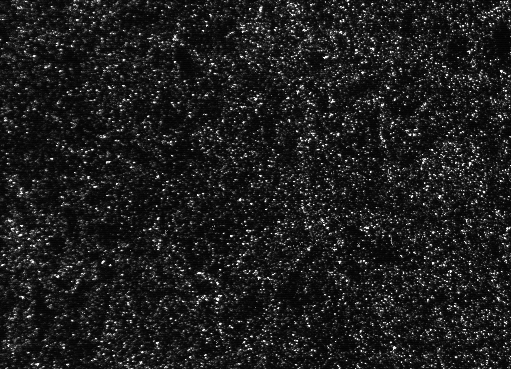
#> input picture mylib/openpiv/examples/test1/exp1_001_a.bmp, 511 x 369 px
$ jupyter execute --allow-errors tutorial1.ipynb   (shell and % lines are left out)
#> lines starting #> are read from the running program, lines starting #| are printed output that depends on the picture
### mylib/openpiv/tools.py
#!/usr/bin/env python
"""The openpiv.tools module is a collection of utilities and tools.
"""

__licence__ = """
Copyright (C) 2011  www.openpiv.net

This program is free software: you can redistribute it and/or modify
it under the terms of the GNU General Public License as published by
the Free Software Foundation, either version 3 of the License, or
(at your option) any later version.

This program is distributed in the hope that it will be useful,
but WITHOUT ANY WARRANTY without even the implied warranty of
MERCHANTABILITY or FITNESS FOR A PARTICULAR PURPOSE.  See the
GNU General Public License for more details.

You should have received a copy of the GNU General Public License
along with this program.  If not, see <http://www.gnu.org/licenses/>.
"""

import glob
import sys
import os.path
import multiprocessing

import numpy as np
import matplotlib.pyplot as plt
import matplotlib.patches as pt
# from builtins import range
from imageio import imread as _imread, imsave as _imsave


def display_vector_field(filename, on_img=False, image_name='None',
                         window_size=32, scaling_factor=1, widim=False,
                         ax=None, **kw):
    """ Displays quiver plot of the data stored in the file


    Parameters
    ----------
    filename :  string
        the absolute path of the text file

    on_img : Bool, optional
        if True, display the vector field on top of the image provided by
        image_name

    image_name : string, optional
        path to the image to plot the vector field onto when on_img is True

    window_size : int, optional
        when on_img is True, provide the interrogation window size to fit the
        background image to the vector field

    scaling_factor : float, optional
        when on_img is True, provide the scaling factor to scale the background
        image to the vector field

    widim : bool, optional, default is False
        when widim == True, the y values are flipped, i.e. y = y.max() - y

    Key arguments   : (additional parameters, optional)
        *scale*: [None | float]
        *width*: [None | float]


    See also:
    ---------
    matplotlib.pyplot.quiver


    Examples
    --------
    --- only vector field
    >>> openpiv.tools.display_vector_field('./exp1_0000.txt',scale=100,
                                           width=0.0025)

    --- vector field on top of image
    >>> openpiv.tools.display_vector_field('./exp1_0000.txt', on_img=True,
                                          image_name='exp1_001_a.bmp',
                                          window_size=32, scaling_factor=70,
                                          scale=100, width=0.0025)

    """

    a = np.loadtxt(filename)
    if ax is None:
        fig, ax = plt.subplots()
    else:
        fig = ax.get_figure()

    if on_img is True:  # plot a background image
        im = imread(image_name)
        im = negative(im)  # plot negative of the image for more clarity
        # imsave('neg.tif', im)
        # im = imread('neg.tif')
        xmax = np.amax(a[:, 0])+window_size/(2*scaling_factor)
        ymax = np.amax(a[:, 1])+window_size/(2*scaling_factor)
        ax.imshow(im, origin='lower', cmap="Greys_r",
                  extent=[0., xmax, 0., ymax])
        plt.draw()

    if widim is True:
        a[:, 1] = a[:, 1].max() - a[:, 1]

    invalid = a[:, 4].astype('bool')  # mask
    # fig.canvas.set_window_title('Vector field,
    #       '+str(np.count_nonzero(invalid))+' wrong vectors')
    valid = ~invalid
    ax.quiver(a[invalid, 0], a[invalid, 1], a[invalid, 2], a[invalid, 3],
              color='r', **kw)
    ax.quiver(a[valid, 0], a[valid, 1], a[valid, 2], a[valid, 3], color='b',
              **kw)
#     if on_img is False:
    ax.invert_yaxis()

    plt.show()

    return fig, ax


def imread(filename, flatten=0):
    """Read an image file into a numpy array
    using imageio.imread

    Parameters
    ----------
    filename :  string
        the absolute path of the image file
    flatten :   bool
        True if the image is RGB color or False (default) if greyscale

    Returns
    -------
    frame : np.ndarray
        a numpy array with grey levels


    Examples
    --------

    >>> image = openpiv.tools.imread( 'image.bmp' )
    >>> print image.shape
        (1280, 1024)


    """
#> called with filename = '../test1/exp1_001_a.bmp', flatten = 0
    im = _imread(filename)
#> im is the input picture: shape (369, 511); min 0, max 250, mean 29.4
    if np.ndim(im) > 2:
        im = rgb2gray(im)

    return im


def rgb2gray(rgb):
    return np.dot(rgb[..., :3], [0.299, 0.587, 0.144])


# [201 lines left out: functions imsave, convert16bitsTIF, mark_background, mark_background2, edges, find_reflexions and 3 more, not called in this run]

class Multiprocesser():
    # [162 lines left out: functions __init__, run, negative, display_windows_sampling, not called in this run]


### mylib/openpiv/examples/notebooks/tutorial1.ipynb
# OpenPIV tutorial 1

In this tutorial we read the pair of images using `imread`, compare them visually
and process using OpenPIV. Here the import is using directly the basic functions and methods

[cell 1]
from openpiv import tools, validation, filters, scaling, pyprocess
# from openpiv import tools, process, validation, filters, scaling
import numpy as np
import matplotlib.pyplot as plt

import imageio

[cell 2]
frame_a  = tools.imread( '../test1/exp1_001_a.bmp' )
frame_b  = tools.imread( '../test1/exp1_001_b.bmp' )
#> call 2 of imread, with filename = '../test1/exp1_001_b.bmp', flatten = 0
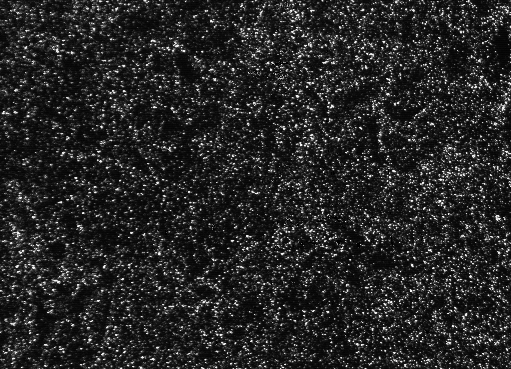
#> input picture mylib/openpiv/examples/test1/exp1_001_b.bmp, 511 x 369 px
#> in imread, im is the input picture: shape (369, 511); min 0, max 249, mean 37.4

[cell 3]
fig,ax = plt.subplots(1,2,figsize=(12,10))
ax[0].imshow(frame_a,cmap=plt.cm.gray)
ax[1].imshow(frame_b,cmap=plt.cm.gray)
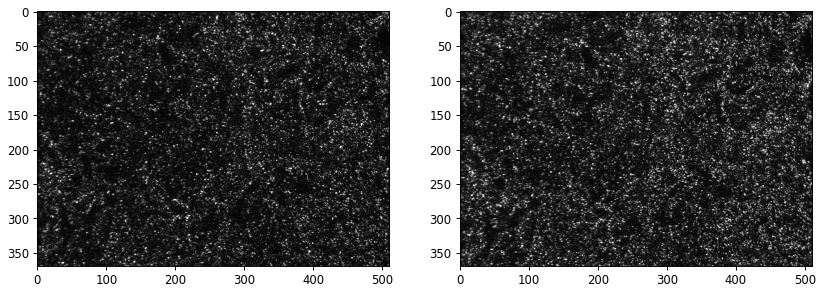
#> figure drawn by matplotlib, 2 panels

[cell 4]
winsize = 24 # pixels
searchsize = 64  # pixels, search in image B
overlap = 12 # pixels
dt = 0.02 # sec


#> (the rest of this cell did not finish here and is left out)

#> (a cell that did not finish here is left out)

#> (a cell that did not finish here is left out)

#> (a cell that did not finish here is left out)

#> (a cell that did not finish here is left out)

[cell 9]
fig, ax = plt.subplots(figsize=(2.2, 1.5), dpi=400)
#> (the rest of this cell did not finish here and is left out)

#> (a cell that did not finish here is left out)

#> (a cell that did not finish here is left out)


[cell 12]
# If you need a larger view:

fig, ax = plt.subplots(figsize=(12,12))
#> (the rest of this cell did not finish here and is left out)
